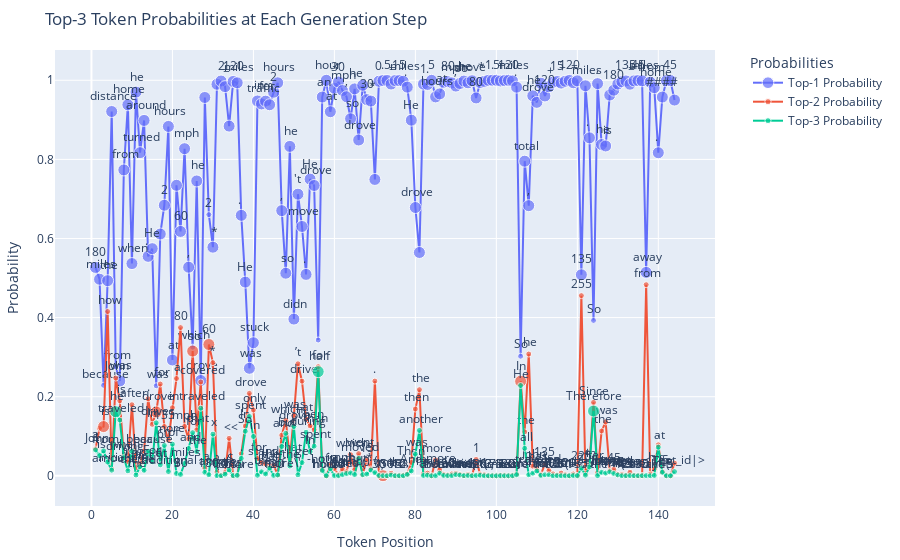

Notebook source saved alongside this figure:
### Code cell
ans_data = generate_answer(
    question_to_prompt(test_qnas[sample_i]), 
    top_k=3,
)
visualize_topk_plotly(ans_data, save_html=True)

### Figure 1 — Plotly figure (JSON) as saved in the notebook; plotly's stock layout.template omitted (floating-point values rounded to 4 significant figures; data arrays with more than 128 entries replaced by an {"elided": "..."} marker saying what was removed)
{"data": [{"marker": {"size": {"elided": "144 int values"}}, "mode": "lines+markers+text", "name": "Top-1 Probability", "text": {"elided": "144 str values"}, "textposition": "top center", "type": "scatter", "x": {"elided": "144 int values"}, "y": {"elided": "144 float values"}}, {"marker": {"size": {"elided": "144 int values"}}, "mode": "lines+markers+text", "name": "Top-2 Probability", "text": {"elided": "144 str values"}, "textposition": "top center", "type": "scatter", "x": {"elided": "144 int values"}, "y": {"elided": "144 float values"}}, {"marker": {"size": {"elided": "144 int values"}}, "mode": "lines+markers+text", "name": "Top-3 Probability", "text": {"elided": "144 str values"}, "textposition": "top center", "type": "scatter", "x": {"elided": "144 int values"}, "y": {"elided": "144 float values"}}], "layout": {"autosize": true, "legend": {"orientation": "v", "title": {"text": "Probabilities"}, "x": 1.05, "y": 1}, "margin": {"b": 50, "l": 50, "r": 50, "t": 50}, "title": {"text": "Top-3 Token Probabilities at Each Generation Step"}, "xaxis": {"title": {"text": "Token Position"}}, "yaxis": {"title": {"text": "Probability"}}}}
